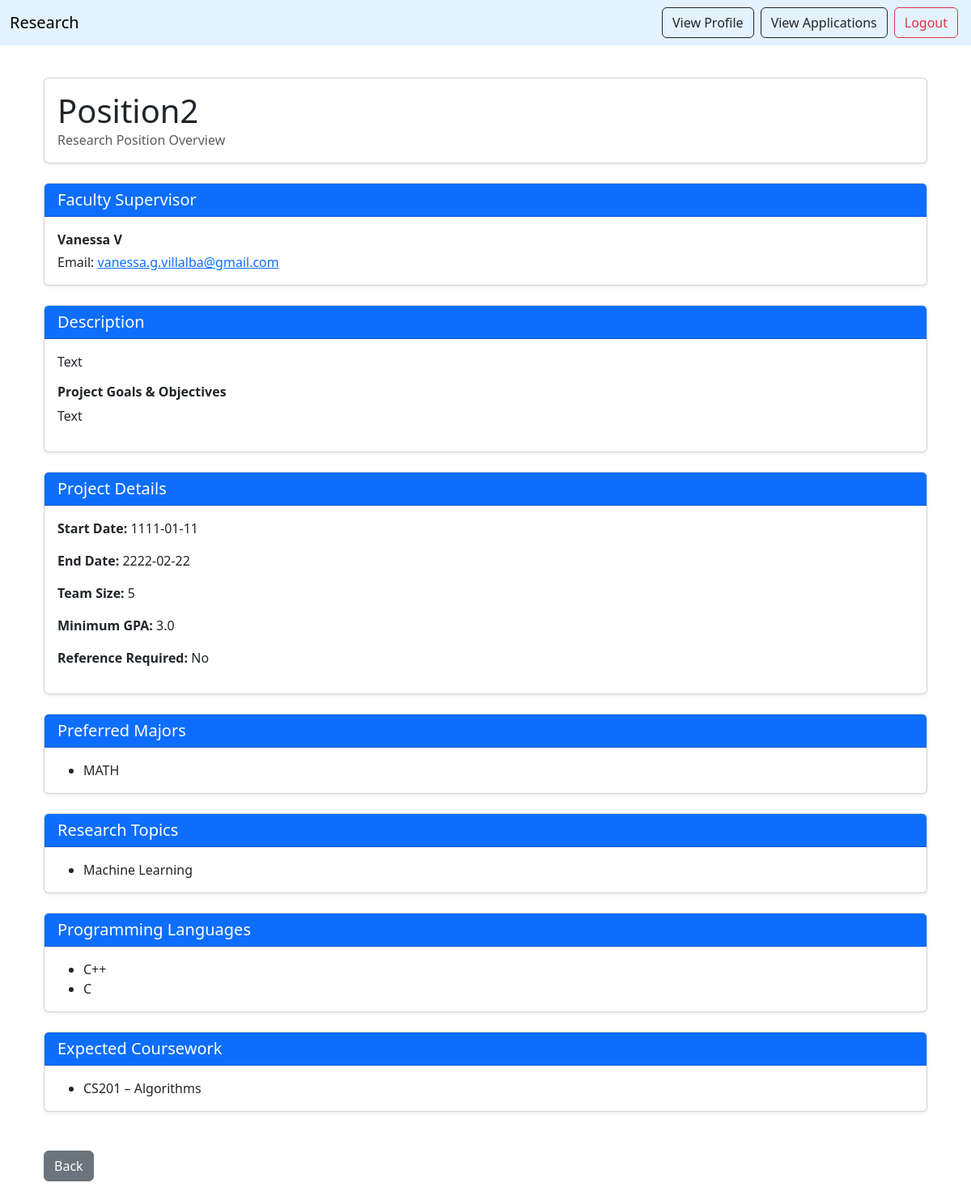
The page /user/position/5/view (signed in) on the database its author committed.
### app/main/models.py (models this page shows, shortened)
class Positions(db.Model):
    id: sqlo.Mapped[int] = sqlo.mapped_column(primary_key=True)
    title: sqlo.Mapped[str] = sqlo.mapped_column(sqla.String(150))
    body: sqlo.Mapped[str] = sqlo.mapped_column(sqla.String(2000))
    startdate: sqlo.Mapped[str] = sqlo.mapped_column(sqla.String(50))
    enddate: sqlo.Mapped[str] = sqlo.mapped_column(sqla.String(50))
    team_size: sqlo.Mapped[int] = sqlo.mapped_column(sqla.Integer)
    min_gpa: sqlo.Mapped[float] = sqlo.mapped_column(sqla.Float)
    reference_required: sqlo.Mapped[bool] = sqlo.mapped_column(default=False)
    faculty_id : sqlo.Mapped[int] = sqlo.mapped_column(sqla.ForeignKey(Faculty.id), index = True)
    topics_positions: sqlo.Mapped[list['Topic']] = sqlo.relationship(
        'Topic',
        secondary=positions_topics_table,
        back_populates='positions_topics'
    )
    languages_positions: sqlo.Mapped[list['Languages']] = sqlo.relationship(
        'Languages',
        secondary=positions_languages_table,
        back_populates='positions_list'
    )
    coursework_positions: sqlo.Mapped[list['Coursework']] = sqlo.relationship(
        'Coursework',
        secondary=positions_coursework_table,
        back_populates='positions_coursework'
    )
    majors_positions: sqlo.Mapped[list['Major']] = sqlo.relationship(
        'Major',
        secondary=positions_majors_table,
        back_populates='positions_in_major'
    )
    applied_students: sqlo.Mapped["Student"] = sqlo.relationship(
        secondary=applied_students_table,
        back_populates="applied_positions"
    )
    faculty: sqlo.Mapped["Faculty"] = sqlo.relationship(back_populates="positions")
    student_applications: sqlo.Mapped["Application"] = sqlo.relationship(back_populates="position", cascade="all, delete")

class User(db.Model,UserMixin):
    __tablename__='user'
    id : sqlo.Mapped[int] = sqlo.mapped_column(primary_key=True)
    firstname : sqlo.Mapped[str] = sqlo.mapped_column(sqla.String(120))
    lastname : sqlo.Mapped[str] = sqlo.mapped_column(sqla.String(120))
    password_hash : sqlo.Mapped[Optional[str]] = sqlo.mapped_column(
        sqla.String(256))
    email : sqlo.Mapped[str] = sqlo.mapped_column(sqla.String(120),
                                                  index = True, unique = True)
    user_type : sqlo.Mapped[str] = sqlo.mapped_column(sqla.String(50))
    __mapper_args__ = {
        'polymorphic_identity': 'User',
        'polymorphic_on':user_type
        }

class Major(db.Model):
    id: sqlo.Mapped[int] = sqlo.mapped_column(primary_key=True)
    name: sqlo.Mapped[str] = sqlo.mapped_column(sqla.String(50))
    students_in_major: sqlo.WriteOnlyMapped['Student'] = sqlo.relationship(
        'Student',
        secondary=student_majors_table,
        back_populates='majors_of_student',
        passive_deletes = True
    )
    positions_in_major: sqlo.WriteOnlyMapped['Positions'] = sqlo.relationship(
        'Positions',
        secondary=positions_majors_table,
        back_populates='majors_positions',
        passive_deletes = True
    )

class Topic(db.Model):
    id: sqlo.Mapped[int] = sqlo.mapped_column(primary_key=True)
    name: sqlo.Mapped[str] = sqlo.mapped_column(sqla.String(100))
    students_topics: sqlo.WriteOnlyMapped['Student'] = sqlo.relationship(
        'Student',
        secondary=student_topics_table,
        back_populates='topics_students',
        passive_deletes = True
    )
    positions_topics: sqlo.WriteOnlyMapped['Positions'] = sqlo.relationship(
        'Positions',
        secondary=positions_topics_table,
        back_populates='topics_positions',
        passive_deletes = True
    )

class Languages(db.Model):
    id: sqlo.Mapped[int] = sqlo.mapped_column(primary_key=True)
    name: sqlo.Mapped[str] = sqlo.mapped_column(sqla.String(50))
    students_languages: sqlo.WriteOnlyMapped['Student'] = sqlo.relationship(
        'Student',
        secondary=student_languages_table,
        back_populates='languages_students',
        passive_deletes = True
    )
    positions_list: sqlo.WriteOnlyMapped['Positions'] = sqlo.relationship(
        'Positions',
        secondary=positions_languages_table,
        back_populates='languages_positions',
        passive_deletes = True
    )

class Coursework(db.Model):
    id: sqlo.Mapped[int] = sqlo.mapped_column(primary_key=True)
    coursenum: sqlo.Mapped[str] = sqlo.mapped_column(sqla.String(4), index=True)
    title: sqlo.Mapped[str] = sqlo.mapped_column(sqla.String(150))
    grade: sqlo.Mapped[Optional[str]] = sqlo.mapped_column(sqla.String(20))
    instructor: sqlo.Mapped[Optional[str]] = sqlo.mapped_column(sqla.String(50))
    students_coursework: sqlo.Mapped[list['StudentCoursework']] = sqlo.relationship(
    back_populates='coursework',
    cascade='all, delete-orphan'
    )
    positions_coursework: sqlo.WriteOnlyMapped['Positions'] = sqlo.relationship(
        'Positions',
        secondary=positions_coursework_table,
        back_populates='coursework_positions',
        passive_deletes = True
    )

### app/main/routes.py (the view)
@main.route("/user/position/<int:id>/view")
@login_required
def view_position(id):
    position = Positions.query.get_or_404(id)
    return render_template("view_research.html", position=position)

### app/main/models.py (called while the page is built)
@login.user_loader
def load_user(id):
    return db.session.get(User, int(id))

### app/main/templates/view_research.html
{% extends "base.html" %}
{% block content %}
<div class="container py-4">
    <div class="card shadow-sm mb-4">
        <div class="card-body">
            <h1 class="mb-0">{{ position.title }}</h1>
            <p class="text-muted mb-0">Research Position Overview</p>
        </div>
    </div>
    <div class="card shadow-sm mb-4">
        <div class="card-header bg-primary text-white">
            <h5 class="mb-0">Faculty Supervisor</h5>
        </div>
        <div class="card-body">
            <p class="mb-1 fw-bold">{{ position.faculty.firstname }} {{ position.faculty.lastname }}</p>
            <p class="mb-0">
                Email:
                <a href="mailto:{{ position.faculty.email }}">
                    {{ position.faculty.email }}
                </a>
            </p>
        </div>
    </div>
    <div class="card shadow-sm mb-4">
        <div class="card-header bg-primary text-white">
            <h5 class="mb-0">Description</h5>
        </div>
        <div class="card-body">
            <p>{{ position.body }}</p>
            <h6 class="mt-3 fw-bold">Project Goals & Objectives</h6>
            <p>{{ position.body }}</p>
        </div>
    </div>
    <div class="card shadow-sm mb-4">
        <div class="card-header bg-primary text-white">
            <h5 class="mb-0">Project Details</h5>
        </div>
        <div class="card-body">
            <p><strong>Start Date:</strong> {{ position.startdate }}</p>
            <p><strong>End Date:</strong> {{ position.enddate }}</p>
            <p><strong>Team Size:</strong> {{ position.team_size }}</p>
            <p><strong>Minimum GPA:</strong> {{ position.min_gpa }}</p>
            <p>
                <strong>Reference Required:</strong>
                {% if position.reference_required %}
                    Yes
                {% else %}
                    No
                {% endif %}
            </p>
        </div>
    </div>
    <div class="card shadow-sm mb-4">
        <div class="card-header bg-primary text-white">
            <h5 class="mb-0">Preferred Majors</h5>
        </div>
        <div class="card-body">
            {% if position.majors_positions %}
                <ul class="mb-0">
                    {% for m in position.majors_positions %}
                        <li>{{ m.name }}</li>
                    {% endfor %}
                </ul>
            {% else %}
                <p class="text-muted mb-0">No major requirements listed.</p>
            {% endif %}
        </div>
    </div>
    <div class="card shadow-sm mb-4">
        <div class="card-header bg-primary text-white">
            <h5 class="mb-0">Research Topics</h5>
        </div>
        <div class="card-body">
            {% if position.topics_positions %}
                <ul class="mb-0">
                    {% for t in position.topics_positions %}
                        <li>{{ t.name }}</li>
                    {% endfor %}
                </ul>
            {% else %}
                <p class="text-muted mb-0">No topics listed.</p>
            {% endif %}
        </div>
    </div>
    <div class="card shadow-sm mb-4">
        <div class="card-header bg-primary text-white">
            <h5 class="mb-0">Programming Languages</h5>
        </div>
        <div class="card-body">
            {% if position.languages_positions %}
                <ul class="mb-0">
                    {% for lang in position.languages_positions %}
                        <li>{{ lang.name }}</li>
                    {% endfor %}
                </ul>
            {% else %}
                <p class="text-muted mb-0">No language requirements listed.</p>
            {% endif %}
        </div>
    </div>
    <div class="card shadow-sm mb-5">
        <div class="card-header bg-primary text-white">
            <h5 class="mb-0">Expected Coursework</h5>
        </div>
        <div class="card-body">
            {% if position.coursework_positions %}
                <ul class="mb-0">
                    {% for c in position.coursework_positions %}
                        <li>{{ c.coursenum }} – {{ c.title }}</li>
                    {% endfor %}
                </ul>
            {% else %}
                <p class="text-muted mb-0">No coursework requirements listed.</p>
            {% endif %}
        </div>
    </div>
    <a class="btn btn-secondary" href="javascript:history.back()">Back</a>
</div>
{% endblock %}

### rows shown on the page
Positions: title "Position2", body "Text", startdate "1111-01-11", enddate "2222-02-22", team_size "5", min_gpa "3.0"
User: faculty.firstname "Vanessa", faculty.lastname "V", faculty.email "vanessa.g.villalba@gmail.com"
Major: name "MATH"
Topic: name "Machine Learning"
Languages: name "C++"
Languages: name "C"
Coursework: coursenum "CS201", title "Algorithms"
